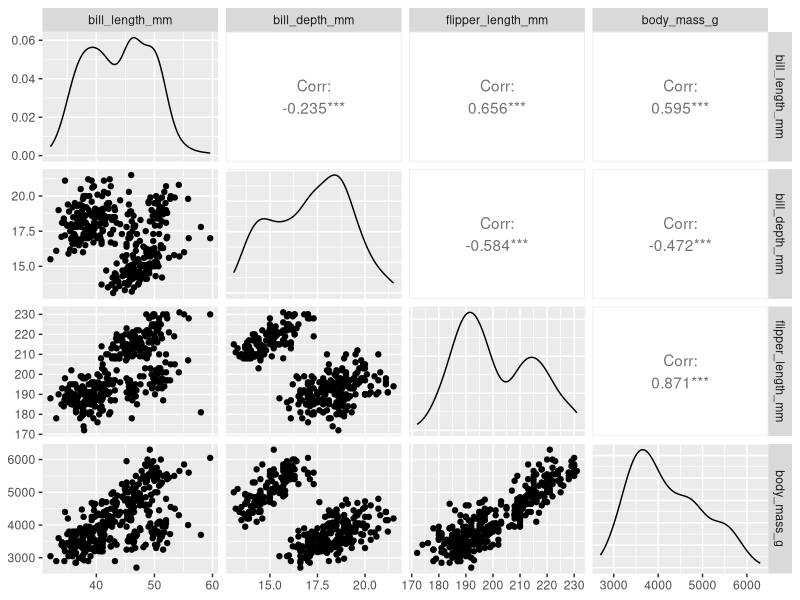
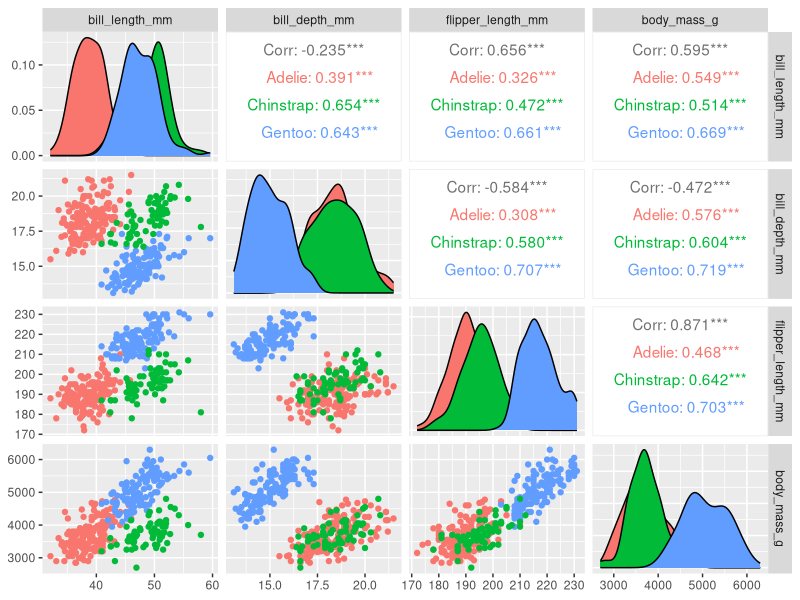
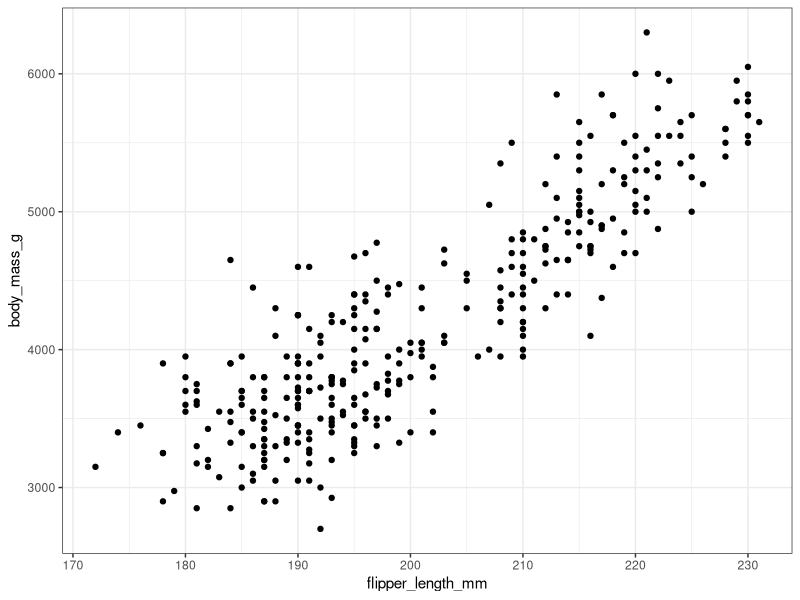
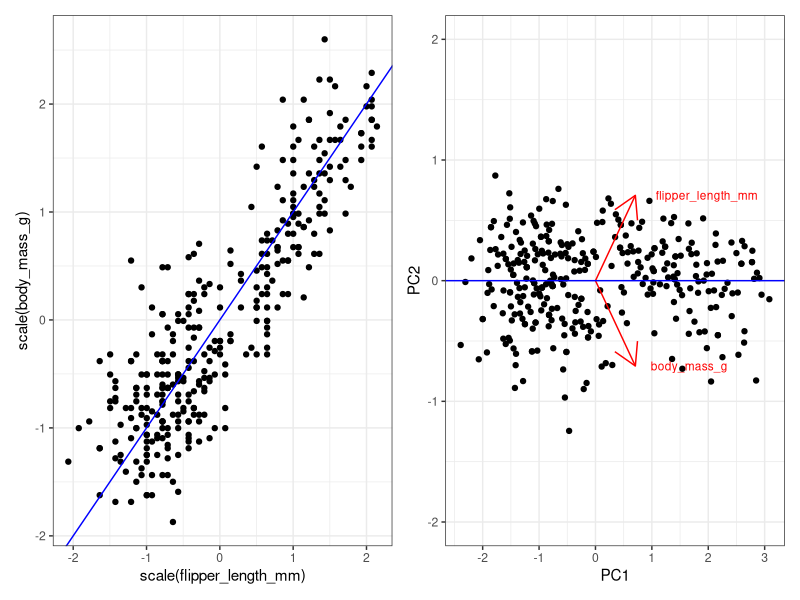
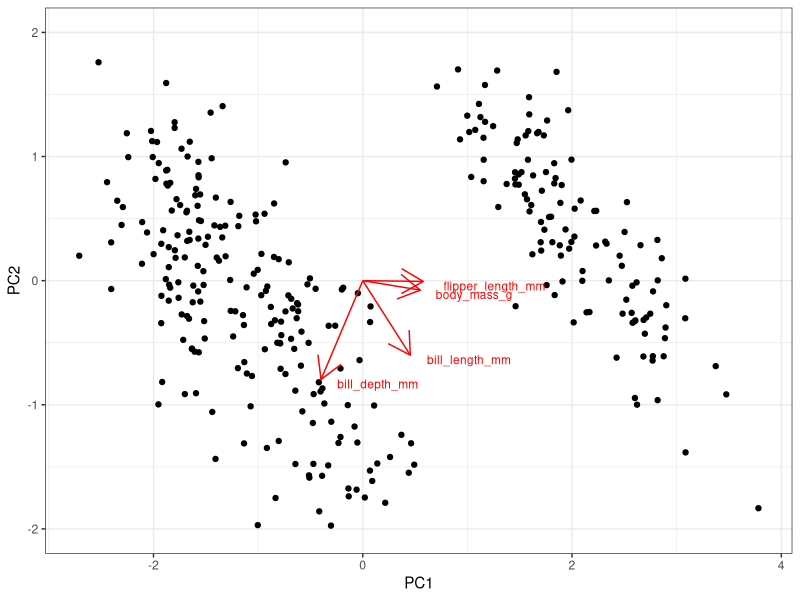
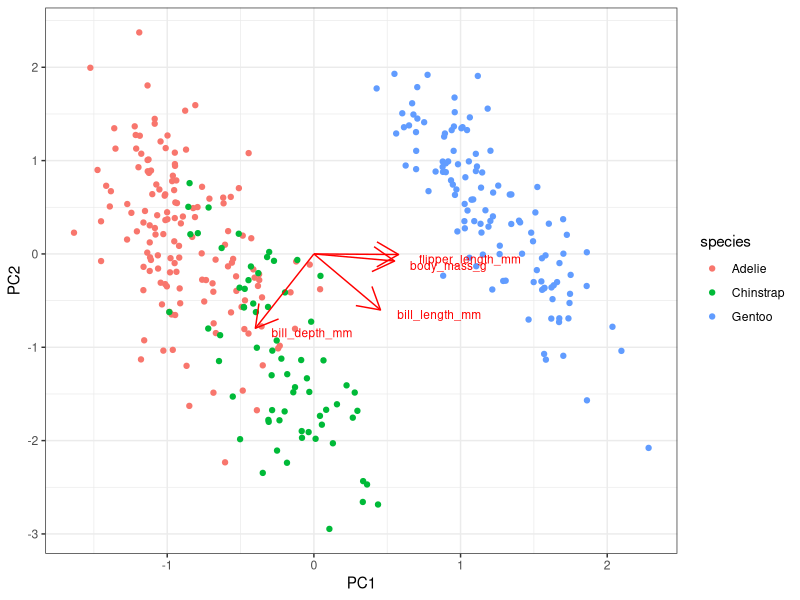

Generate these figures, in order, with R:
## ---- chunk 1
knitr::opts_chunk$set(echo = TRUE)
## ---- chunk 2
library(tidyverse)
library(palmerpenguins)
library(GGally)
library(patchwork)
## ---- chunk 3
glimpse(penguins)
summary(penguins)
## ---- chunk 4
penguins %>%
  group_by(species, island, year) %>%
  summarise(count = n(), .groups = "drop") %>%
  pivot_wider(names_from = c("species"), 
              values_from = "count")
## ---- chunk 5
penguins %>%
  group_by(species, sex) %>%
  summarise(count = n(), .groups = "drop")
## ---- chunk 6
penguins %>%
  select(bill_length_mm:body_mass_g) %>%
ggpairs()
## ---- chunk 7
penguins %>%
  dplyr::select(species, bill_length_mm:body_mass_g) %>%
ggpairs(aes(col = species), columns = 2:5)
## ---- chunk 8
penguins %>%
  ggplot(aes(x = flipper_length_mm, y = body_mass_g))+
  geom_point()+
  theme_bw()
## ---- chunk 9
my_dat <- penguins %>%
  mutate(year = factor(year)) %>%
  mutate(across(where(is.numeric), scale)) %>%
  na.omit()
## ---- chunk 10
pca1 <- my_dat %>% 
  dplyr::select(flipper_length_mm, body_mass_g) %>%
  prcomp(scale = TRUE)
## ---- chunk 11
glimpse(pca1)
## ---- chunk 12
pca1$rotation
## ---- chunk 13
head(pca1$x)
## ---- chunk 14
pca1_scores <- pca1$x %>%
  as_tibble()

pca1_loadings <- pca1$rotation %>%
  as_tibble() %>%
  mutate(names = rownames(pca1$rotation))
## ---- chunk 15
p1 <- ggplot(my_dat, aes(x = scale(flipper_length_mm), y = scale(body_mass_g))) +
  geom_point()+
  geom_abline(slope = 1, intercept = 0, col = "blue")+
  theme_bw()

p2 <- ggplot(pca1_scores, aes(PC1, PC2))+
  geom_point()+
  geom_segment(data = pca1_loadings, 
               aes(x = 0, y = 0, xend = PC1, yend = PC2), 
               arrow = arrow(),
               colour = "red") +
  geom_hline(yintercept = 0, colour = "blue")+
  ylim(-2,2)+
  annotate("text", x = pca1_loadings$PC1, y = pca1_loadings$PC2, 
           label = pca1_loadings$names,
           colour = "red", size = 3, hjust = -0.2) + 
  theme_bw()


p1 + p2
## ---- chunk 16
summary(pca1)
## ---- chunk 17
  pca2 <- my_dat %>% 
  dplyr::select(bill_length_mm: body_mass_g) %>%
  prcomp(scale=TRUE)
## ---- chunk 18
pca2_scores <- pca2$x %>%
  as_tibble()

head(pca2_scores)
## ---- chunk 19
summary(pca2)
## ---- chunk 20
pca2_loadings <- round(pca2$rotation,3) %>%
   as_tibble %>%
  mutate(names = rownames(pca2$rotation))

pca2_loadings
## ---- chunk 21
ggplot(pca2_scores, aes(PC1, PC2))+
  geom_point()+
  geom_segment(data = pca2_loadings, 
               aes(x = 0, y = 0, xend = PC1, yend = PC2), 
               arrow = arrow(),
               colour = "red") +
  ylim(-2,2)+
  annotate("text", x = pca2_loadings$PC1, y = pca2_loadings$PC2, 
           label = pca2_loadings$names,
           colour = "red", size = 3,
           vjust = 1, hjust = -0.2) + 
  theme_bw()
## ---- chunk 22
pca2_scores2 <- pca2_scores %>%
  mutate(PC1 = PC1/pca2$sdev[1],
         PC2 = PC2/pca2$sdev[2],
         species = my_dat$species,
         sex = my_dat$sex,
         island = my_dat$island)
## ---- chunk 23
ggplot(pca2_scores2, aes(PC1, PC2, col = species))+
 geom_point()+
  geom_segment(data = pca2_loadings, 
               aes(x = 0, y = 0, xend = PC1, yend = PC2), 
               arrow = arrow(),
               colour = "red") +
  annotate("text", x = pca2_loadings$PC1, y = pca2_loadings$PC2, 
           label = pca2_loadings$names,
           colour = "red", size = 3,
           vjust = 1, hjust = -0.2) + 
  theme_bw()
